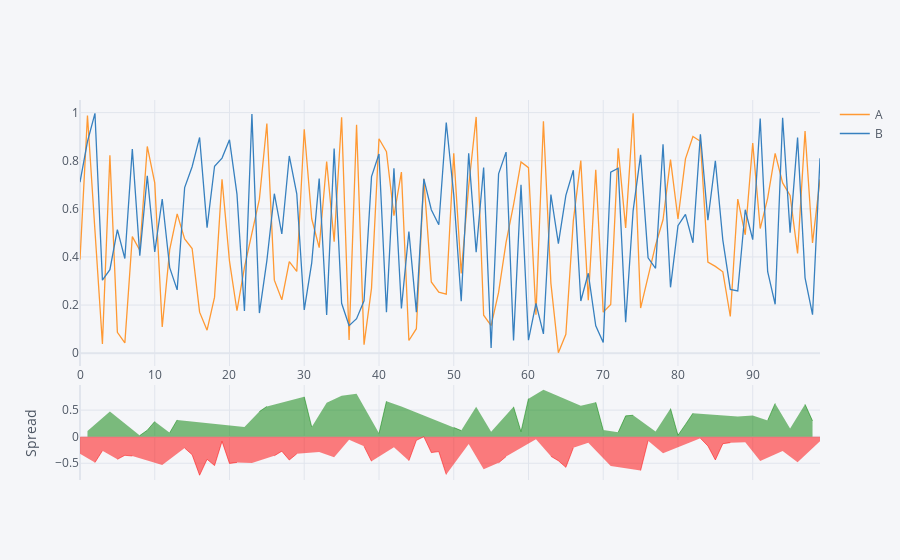

The notebook cell this image was saved under:
### Code cell
df[['A', 'B']].iplot(kind="spread")
